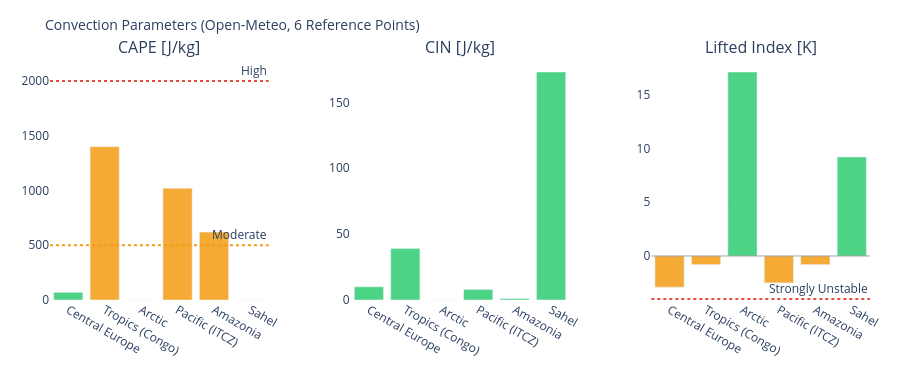

Notebook source saved alongside this figure:
### Markdown cell above
---
## 3. Visualizations

### Code cell
# ============================================================
# CAPE / CIN / LIFTED INDEX – Convection potential
# ============================================================

if not df_atm.empty:
    fig = make_subplots(
        rows=1, cols=3,
        subplot_titles=['CAPE [J/kg]', 'CIN [J/kg]', 'Lifted Index [K]'],
        horizontal_spacing=0.1
    )
    pts = df_atm['point'].tolist()
    pt_colors = ['#E85D24','#185FA5','#888780','#378ADD','#639922','#F2A623']

    # CAPE – höher = mehr Gewitterpotential
    cape_vals = df_atm['cape'].fillna(0).tolist()
    cape_colors = ['#e74c3c' if v > 2000 else '#f39c12' if v > 500 else '#2ecc71'
                   for v in cape_vals]
    fig.add_trace(go.Bar(x=pts, y=cape_vals, marker_color=cape_colors,
                         opacity=0.85, showlegend=False), row=1, col=1)
    fig.add_hline(y=2000, line_dash='dot', line_color='#e74c3c',
                  annotation_text='High', row=1, col=1)
    fig.add_hline(y=500,  line_dash='dot', line_color='#f39c12',
                  annotation_text='Moderate', row=1, col=1)

    # CIN – negativer = stärker gedeckelt (weniger Auslöse)
    cin_vals = df_atm['cin'].fillna(0).tolist()
    cin_colors = ['#e74c3c' if v < -200 else '#f39c12' if v < -50 else '#2ecc71'
                  for v in cin_vals]
    fig.add_trace(go.Bar(x=pts, y=cin_vals, marker_color=cin_colors,
                         opacity=0.85, showlegend=False), row=1, col=2)

    # Lifted Index – negativ = instabil
    li_vals = df_atm['li'].fillna(0).tolist()
    li_colors = ['#e74c3c' if v < -4 else '#f39c12' if v < 0 else '#2ecc71'
                 for v in li_vals]
    fig.add_trace(go.Bar(x=pts, y=li_vals, marker_color=li_colors,
                         opacity=0.85, showlegend=False), row=1, col=3)
    fig.add_hline(y=0, line_color='gray', line_width=0.7, row=1, col=3)
    fig.add_hline(y=-4, line_dash='dot', line_color='#e74c3c',
                  annotation_text='Strongly Unstable', row=1, col=3)

    fig.update_layout(
        title=dict(text='Convection Parameters (Open-Meteo, 6 Reference Points)', font=dict(size=14)),
        height=380, plot_bgcolor='rgba(0,0,0,0)', paper_bgcolor='rgba(0,0,0,0)',
        margin=dict(l=50, r=30, t=60, b=80)
    )
    fig.update_xaxes(tickangle=30)
    fig.show()

### Figure 1 — Plotly figure (JSON) as saved in the notebook; plotly's stock layout.template omitted (floating-point values rounded to 4 significant figures)
{"data": [{"marker": {"color": ["#2ecc71", "#f39c12", "#2ecc71", "#f39c12", "#f39c12", "#2ecc71"]}, "opacity": 0.85, "showlegend": false, "type": "bar", "x": ["Central Europe", "Tropics (Congo)", "Arctic", "Pacific (ITCZ)", "Amazonia", "Sahel"], "xaxis": "x", "y": [70.0, 1400.0, 0.0, 1020.0, 620.0, 0.0], "yaxis": "y"}, {"marker": {"color": ["#2ecc71", "#2ecc71", "#2ecc71", "#2ecc71", "#2ecc71", "#2ecc71"]}, "opacity": 0.85, "showlegend": false, "type": "bar", "x": ["Central Europe", "Tropics (Congo)", "Arctic", "Pacific (ITCZ)", "Amazonia", "Sahel"], "xaxis": "x2", "y": [10.0, 39.0, 0.0, 8.0, 1.0, 173.0], "yaxis": "y2"}, {"marker": {"color": ["#f39c12", "#f39c12", "#2ecc71", "#f39c12", "#f39c12", "#2ecc71"]}, "opacity": 0.85, "showlegend": false, "type": "bar", "x": ["Central Europe", "Tropics (Congo)", "Arctic", "Pacific (ITCZ)", "Amazonia", "Sahel"], "xaxis": "x3", "y": [-2.9, -0.8, 17.1, -2.5, -0.8, 9.2], "yaxis": "y3"}], "layout": {"annotations": [{"font": {"size": 16}, "showarrow": false, "text": "CAPE [J/kg]", "x": 0.1333, "xanchor": "center", "xref": "paper", "y": 1.0, "yanchor": "bottom", "yref": "paper"}, {"font": {"size": 16}, "showarrow": false, "text": "CIN [J/kg]", "x": 0.5, "xanchor": "center", "xref": "paper", "y": 1.0, "yanchor": "bottom", "yref": "paper"}, {"font": {"size": 16}, "showarrow": false, "text": "Lifted Index [K]", "x": 0.8667, "xanchor": "center", "xref": "paper", "y": 1.0, "yanchor": "bottom", "yref": "paper"}, {"showarrow": false, "text": "High", "x": 1, "xanchor": "right", "xref": "x domain", "y": 2000, "yanchor": "bottom", "yref": "y"}, {"showarrow": false, "text": "Moderate", "x": 1, "xanchor": "right", "xref": "x domain", "y": 500, "yanchor": "bottom", "yref": "y"}, {"showarrow": false, "text": "Strongly Unstable", "x": 1, "xanchor": "right", "xref": "x3 domain", "y": -4, "yanchor": "bottom", "yref": "y3"}], "height": 380, "margin": {"b": 80, "l": 50, "r": 30, "t": 60}, "paper_bgcolor": "rgba(0,0,0,0)", "plot_bgcolor": "rgba(0,0,0,0)", "shapes": [{"line": {"color": "#e74c3c", "dash": "dot"}, "type": "line", "x0": 0, "x1": 1, "xref": "x domain", "y0": 2000, "y1": 2000, "yref": "y"}, {"line": {"color": "#f39c12", "dash": "dot"}, "type": "line", "x0": 0, "x1": 1, "xref": "x domain", "y0": 500, "y1": 500, "yref": "y"}, {"line": {"color": "gray", "width": 0.7}, "type": "line", "x0": 0, "x1": 1, "xref": "x3 domain", "y0": 0, "y1": 0, "yref": "y3"}, {"line": {"color": "#e74c3c", "dash": "dot"}, "type": "line", "x0": 0, "x1": 1, "xref": "x3 domain", "y0": -4, "y1": -4, "yref": "y3"}], "title": {"font": {"size": 14}, "text": "Convection Parameters (Open-Meteo, 6 Reference Points)"}, "xaxis": {"anchor": "y", "domain": [0.0, 0.2667], "tickangle": 30}, "xaxis2": {"anchor": "y2", "domain": [0.3667, 0.6333], "tickangle": 30}, "xaxis3": {"anchor": "y3", "domain": [0.7333, 1.0], "tickangle": 30}, "yaxis": {"anchor": "x", "domain": [0.0, 1.0]}, "yaxis2": {"anchor": "x2", "domain": [0.0, 1.0]}, "yaxis3": {"anchor": "x3", "domain": [0.0, 1.0]}}}
